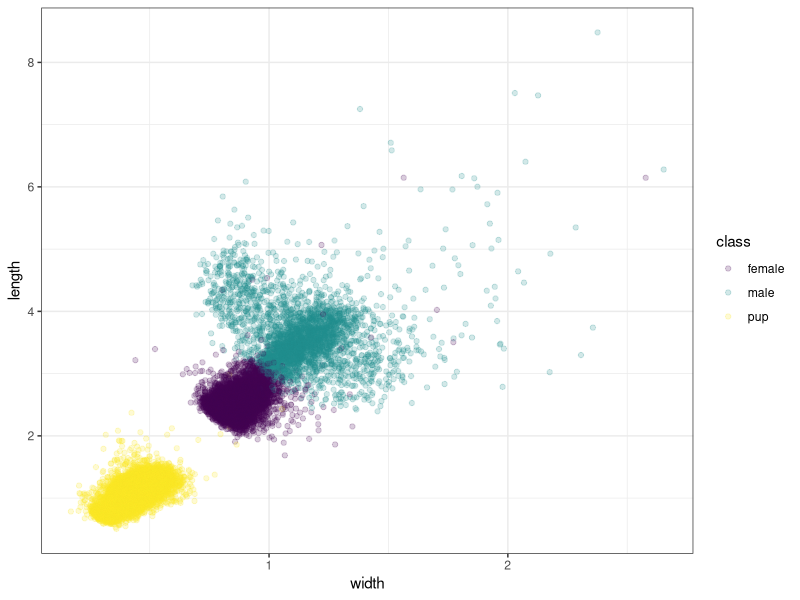
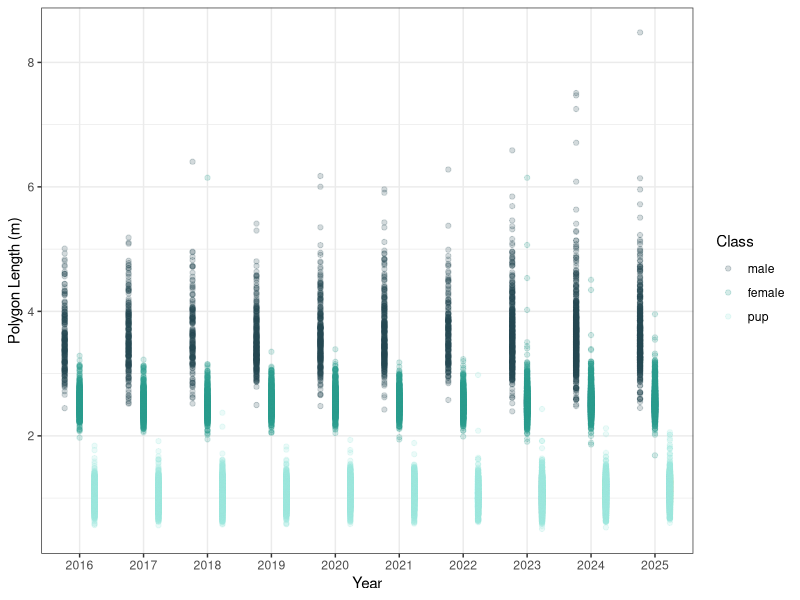

Write R code to recreate these figures, in order.
## ---- chunk 1
#| output: false
##Packages!!====================================================================
library(tidyverse)
library(here)

#the files======================================================================
drone=read_csv(here::here("data/raw/Universal Project Data/uasdata.csv"))
ocean=read_csv(here::here("data/raw/Universal Project Data/oce.indices.csv"))
procedure=read_csv(here::here("data/raw/ESEAL_FORAGING_2024_REVISED.v2.csv"))

skimr::skim(drone)
skimr::skim(ocean)
skimr::skim(procedure)
## ---- chunk 2
basic=ggplot(data=drone, mapping = aes(x = width , y = length))+
  geom_point(alpha=0.2, aes(color=class))+
  theme_bw()+
  scale_color_viridis_d()
basic
## ---- chunk 3
#lets change class and year to be factors for visualization purposes 
drone.cleanv1 <- drone %>%
  mutate(class.f = relevel(as.factor(class), 'male', 'female', 'pup' ), 
         year.f = relevel(as.factor(year), '2016', '2017', '2018', '2019', '2020', '2021', '2022', '2023', '2024', '2025'))

#save changes as a new csv
#write_csv(drone.cleanv1,"/data/cleaned/uascleanv1.csv" )
## ---- chunk 4
#color palette 
classpalette = c(
  "male" = "#264653", 
  "female" = "#2a9d8f", 
  "pup" = "#9fe9e0")

#the plot 
fun=ggplot(data=drone.cleanv1, mapping = aes(x = year.f , y = length, color=class.f))+
  geom_point(alpha = 0.2, position = position_dodge(width = 0.7)) +
  #facet_grid(class.f~.,switch='y')+
  theme_bw()+
  scale_color_manual(values = classpalette)+
  labs(y= "Polygon Length (m)", x= "Year", color="Class")
fun
## ---- chunk 5
#clean up: merged female dataset  ======================================================================
 #for comparisons/prediction work 

###splitting "date" into year/month/day columns ======================================================================
drone.2=drone.cleanv1 %>% 
  separate(date, into= c("year", "month", "day"),
           sep= "-", remove=FALSE)

procedure.2=procedure %>% 
  separate(DeployDate, into= c("DeployYear", "DeployMonth", "DeployDay"), 
           sep= "-", remove=FALSE) %>% 
  separate(RecoverDate, into= c("RecoverYear", "RecoverMonth", "RecoverDay"), 
           sep= "-", remove=FALSE)
## ---- chunk 6
####removing the wonky dates:  ======================================================================
procedure.2 <- procedure.2 %>%
  filter(!is.na(DeployYear), !is.na(RecoverYear))
## ---- chunk 7
###new date columns as numerics ======================================================================
#to fix filtering issues 

#as.numeric for drone
drone.2= drone.2 %>% 
  mutate(day = as.numeric(day), 
         month = as.numeric(month),
         year = as.numeric(year))
#as.numeric for procedure
procedure.2=procedure.2 %>% 
  mutate(DeployDay = as.numeric(DeployDay),
         RecoverDay = as.numeric(RecoverDay), 
         DeployMonth = as.numeric(DeployMonth),
         RecoverMonth = as.numeric(RecoverMonth), 
         DeployYear = as.numeric(DeployYear),
         RecoverYear = as.numeric(RecoverYear))
## ---- chunk 8
###filtering procedure.2 data  ======================================================================
#to the correct year and month ranges to better fit drone.2

procedure.3=procedure.2 %>% 
  #if year is between 2016-2025 for deploy OR recover years, keep it 
  filter(between(DeployYear, 2016, 2025)| between(RecoverYear, 2016, 2025)) %>% 
  #if MONTH is between 1-3 for deploy OR recover months, keep it 
  filter(between(DeployMonth, 1, 3)|between(RecoverMonth, 1, 3))
